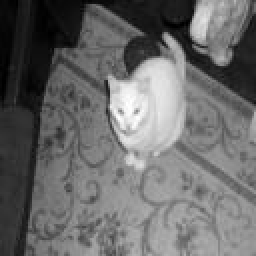
#> input picture week4/task/dataset/cat.107.jpg, 128 x 128 px (shown 2 times larger); its folder holds 4 pictures in this run
$ jupyter execute --allow-errors cat_dog_classification.ipynb
#> lines starting #> are read from the running program, lines starting #| are printed output that depends on the picture
# Cat and Dog Classification
Classify images of cats and dogs using Histogram of Oriented Gradients (HOG) for feature extraction and Decision Tree for classification.

[cell 1]
import os
import numpy as np
from skimage.io import imread,imsave
from skimage.color import rgb2gray
from skimage.feature import hog
from skimage.transform import resize
from sklearn.model_selection import train_test_split,GridSearchCV
from sklearn.tree import DecisionTreeClassifier
from sklearn.ensemble import RandomForestClassifier
from sklearn.svm import SVC
from sklearn.metrics import accuracy_score
import matplotlib.pyplot as plt

[cell 2]
# Load dataset
data_dir = './dataset'
images, labels = [], []

for file in os.listdir(data_dir):
    if file.endswith('.jpg'):
        img_path = os.path.join(data_dir, file)

        if file.startswith('cat'):
            labels.append(0)  # Cat
        elif file.startswith('dog'):
            labels.append(1)  # Dog
        else:
            continue

        img = imread(img_path)
#> img is the input picture: shape (128, 128, 3); min 0, max 255, mean 106
        img = rgb2gray(img)  # Convert to grayscale
#> img: shape (128, 128) float64
        img_resized = resize(img, (128, 128), anti_aliasing=True)
        images.append(img_resized)

images = np.array(images)
labels = np.array(labels)
print('Images shape:', images.shape)
#| Images shape: (4, 128, 128)
print('Labels shape:', labels.shape)
#| Labels shape: (4,)
print(f'Number of cats: {np.sum(labels == 0)}')
print(f'Number of dogs: {np.sum(labels == 1)}')

[cell 3]
def extract_hog_features(images, visualize=False):
    """Extract HOG features from a list of grayscale images.

    Args:
        images: Array of grayscale images (N, 128, 128).
        visualize: If True, return HOG visualizations.

    Returns:
        hog_features: Array of HOG features (N, feature_size).
        hog_images: Array of HOG visualizations (N, 128, 128) if visualize=True, else None.
    """
#> called with images = array of shape (4, 128, 128), visualize = True
    feature_size = hog(images[0]).shape[0]
#> feature_size = 15876
    n = len(images)
    hog_features = np.zeros(shape=(n,feature_size))
    hog_images = None
    if visualize:
        hog_images = np.zeros(shape=(n,128,128))
    for i,img in enumerate(images):
        features, hog_image = hog(img,visualize=True,feature_vector=True)
        if visualize:
            hog_images[i] = hog_image
        hog_features[i] = features

    return hog_features,hog_images

[cell 4]
def split_and_save_dataset(images, labels, test_size=0.2, train_dir='./dog-cat/train', test_dir='./dog-cat/test'):
    """Split dataset into training and test sets and save images to separate directories.

    Args:
        images: Array of grayscale images (N, 128, 128).
        labels: Array of labels (0 for cat, 1 for dog).
        test_size: Fraction of data for test set.
        train_dir: Directory to save training images.
        test_dir: Directory to save test images.

    Returns:
        X_train, X_test: HOG features for training and test sets.
        y_train, y_test: Labels for training and test sets.
        idx_train, idx_test: Indices for training and test sets.
    """
#> called with images = array of shape (4, 128, 128), labels = array of shape (4,), test_size = 0.2, train_dir = './dog-cat/train', test_dir = './dog-cat/test'
    features, _ = extract_hog_features(images, visualize=False)
    indices = np.arange(features.shape[0])
#> indices = [0, 1, 2, 3]
    df = np.column_stack((features, labels, indices))
    df_train, df_test = train_test_split(df, test_size=test_size)
    X_train = df_train[:, :-2]
    X_test = df_test[:, :-2]
    y_train = df_train[:, -2].astype(int)
    y_test = df_test[:, -2].astype(int)

    idx_train = df_train[:, -1].astype(int)
    idx_test = df_test[:, -1].astype(int)
    os.makedirs(train_dir, exist_ok=True)
    os.makedirs(test_dir, exist_ok=True)

    for j, i in enumerate(idx_train):
        label_name = 'cat' if y_train[j] == 0 else 'dog'
        save_img = (images[i] * 255).astype(np.uint8)
        imsave(os.path.join(train_dir, f'{i}_{label_name}.jpg'), save_img)
#> this loop made 3 passes
#> pass 1, in split_and_save_dataset, `save_img = (images[i] * 255).astype(np.uint8)`:
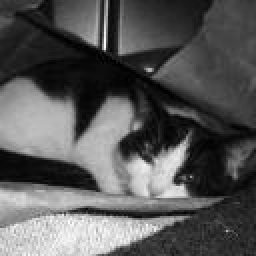
#> save_img: shape (128, 128) (shown 2 times larger); min 0, max 255, mean 87.3
#> pass 2, in split_and_save_dataset, `save_img = (images[i] * 255).astype(np.uint8)`:
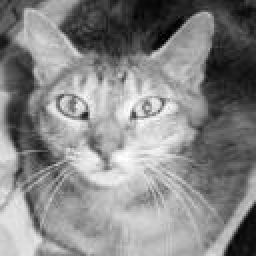
#> save_img: shape (128, 128) (shown 2 times larger); min 0, max 255, mean 134.3

    for j, i in enumerate(idx_test):
        label_name = 'cat' if y_test[j] == 0 else 'dog'
        save_img = (images[i] * 255).astype(np.uint8)
        imsave(os.path.join(test_dir, f'{i}_{label_name}.jpg'), save_img)
#> this loop made 1 pass
#> pass 1, in split_and_save_dataset, `save_img = (images[i] * 255).astype(np.uint8)`:
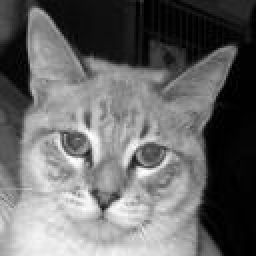
#> save_img: shape (128, 128) (shown 2 times larger); min 0, max 255, mean 104.8

    return X_train, X_test, y_train, y_test, idx_train, idx_test

[cell 5]
def train_random_forest(X_train, y_train):
    """Train a Decision Tree classifier on HOG features.

    Args:
        X_train: HOG features for training (N_train, feature_size).
        y_train: Training labels (0 for cat, 1 for dog).

    Returns:
        clf: Trained Random Forest classifier.
    """
    # [11 lines of commented-out code are left out]
    clf = RandomForestClassifier(n_estimators=200,max_depth=10,min_samples_split=2)
    clf.fit(X_train, y_train)
    return clf

[cell 6]
def evaluate_model(clf, X_test, y_test):
    """Evaluate the Decision Tree classifier on the test set.

    Args:
        clf: Trained Decision Tree classifier.
        X_test: HOG features for test set (N_test, feature_size).
        y_test: Test labels (0 for cat, 1 for dog).

    Returns:
        accuracy: Test set accuracy.
        y_pred: Predicted labels for test set.
    """
    y_pred = clf.predict(X_test)
    accuracy = accuracy_score(y_test, y_pred)
    return accuracy, y_pred

[cell 7]
# Extract HOG features
hog_features, hog_images = extract_hog_features(images, visualize=True)

# Split and save dataset
X_train, X_test, y_train, y_test, idx_train, idx_test = split_and_save_dataset(images, labels, test_size=0.2)

# Train Decision Tree
clf = train_random_forest(X_train, y_train)

# Evaluate model
accuracy, y_pred = evaluate_model(clf, X_test, y_test)
print(f'Test Accuracy: {accuracy:.4f}')

# Visualize results
classes = ['cat', 'dog']
cat_indices = [idx for idx in idx_test if y_test[np.where(idx_test == idx)[0][0]] == 0]
dog_indices = [idx for idx in idx_test if y_test[np.where(idx_test == idx)[0][0]] == 1]
sample_indices = cat_indices[:min(5, len(cat_indices))] + dog_indices[:min(5, len(dog_indices))]

fig, axes = plt.subplots(len(sample_indices), 2, figsize=(8, 4 * len(sample_indices)))
for i, idx in enumerate(sample_indices):
    ax = axes[i, 0] if len(sample_indices) > 1 else axes[0]
    true_label = y_test[np.where(idx_test == idx)[0][0]]
    pred_label = y_pred[np.where(idx_test == idx)[0][0]]
    ax.imshow(images[idx], cmap='gray')
    ax.set_title(f'Pred: {classes[pred_label]} | True: {classes[true_label]}')
    ax.axis('off')

    ax = axes[i, 1] if len(sample_indices) > 1 else axes[1]
    ax.imshow(hog_images[idx], cmap='gray')
    ax.set_title(f'HOG | Pred: {classes[pred_label]}')
    ax.axis('off')

plt.tight_layout()
plt.show()
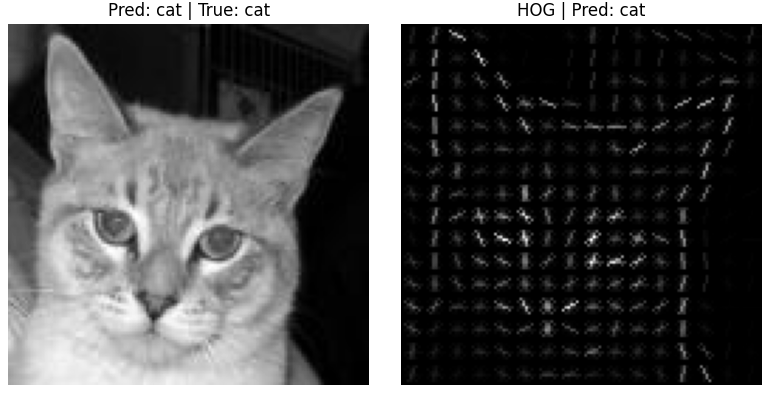
#> figure drawn by matplotlib, 2 panels
